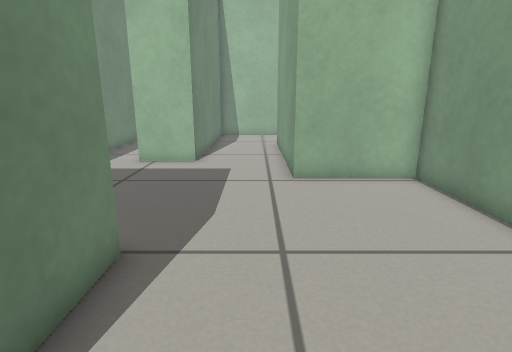
view 1 (above)

16 first-person views from a walk through a Gazebo world. The camera is 0.53 m above the floor, tilts 14° down and sees 80° across. The floor is counted in squares, 0.2 m on a side. Each view is taken from the middle of a square. On the plan, view 1 faces up. The plan holds only what a view shows up to about 20 squares ahead; the rest is blank.

view 2
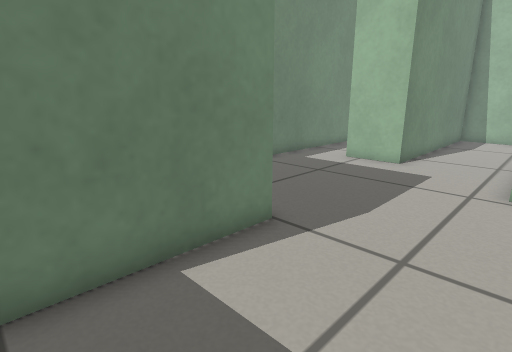

view 3
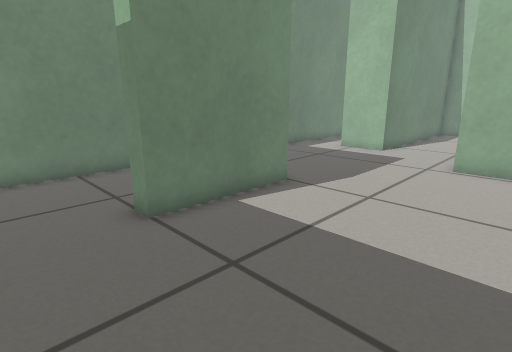

view 4
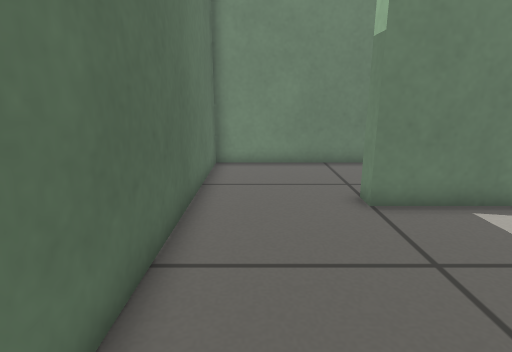

view 5
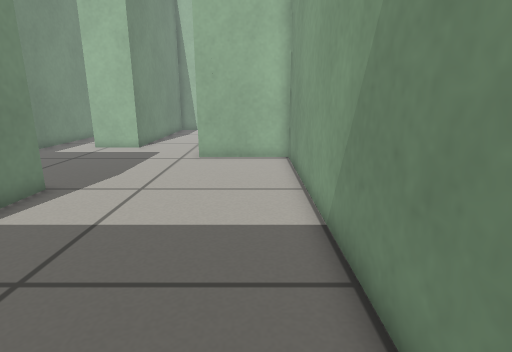

view 6
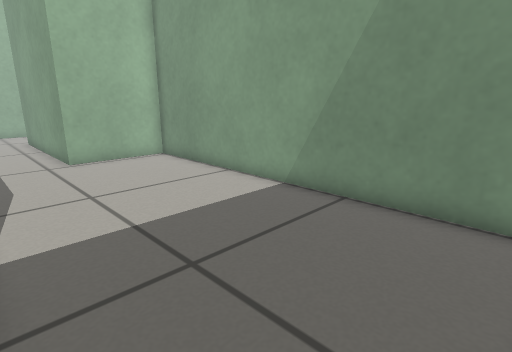

view 7
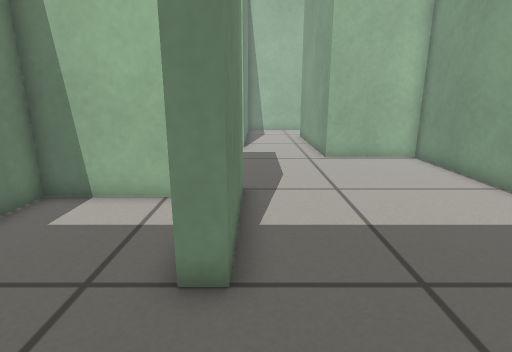

view 8
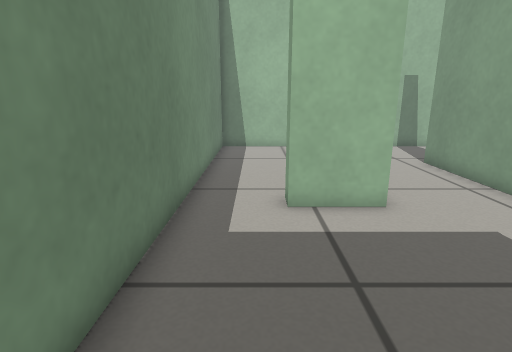

view 9
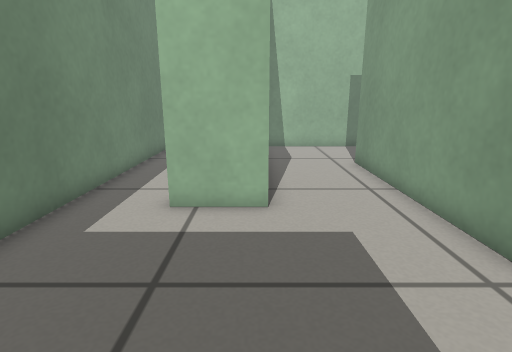

view 10
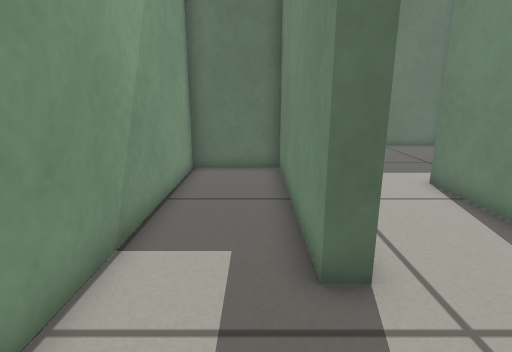

view 11
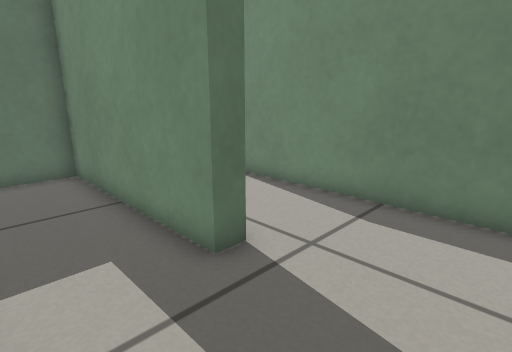

view 12
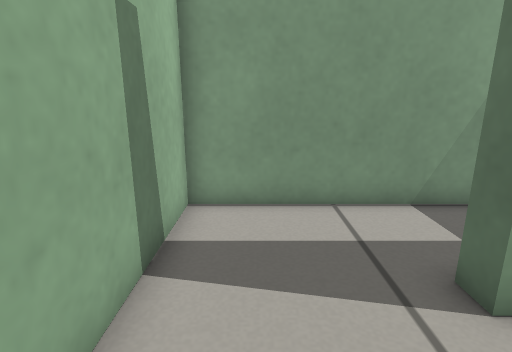

view 13
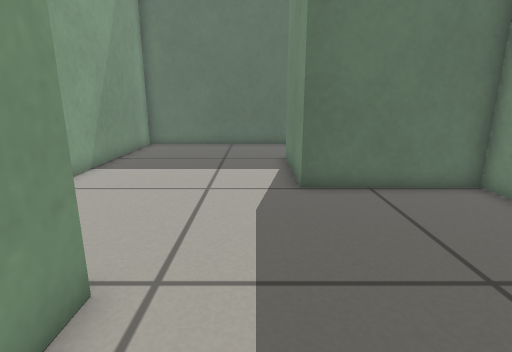

view 14
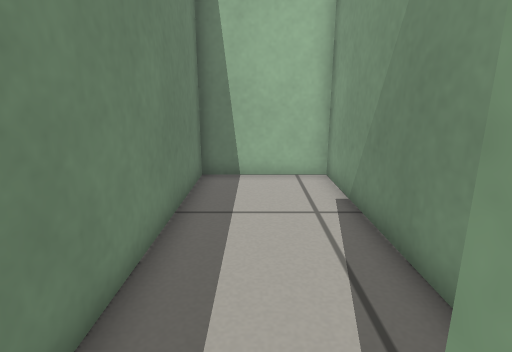

view 15
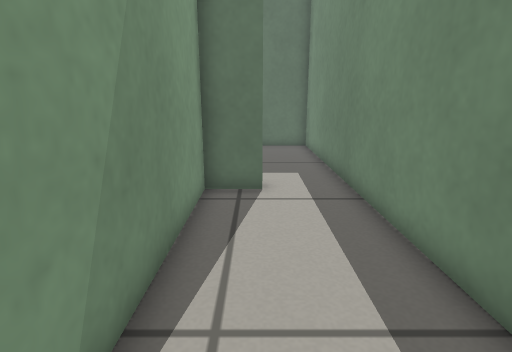

view 16
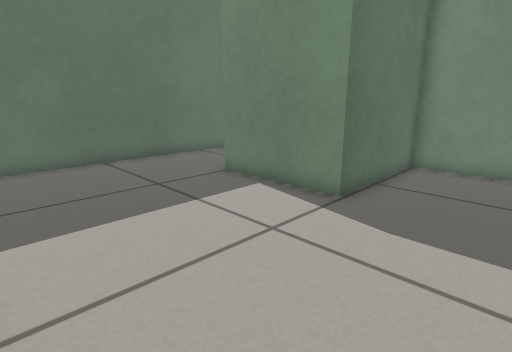

### Floor plan
Ten units are one square. View 1 is at (0, 0); x grows to the right and y downward. Boxes are objects, and circles mark ways between rooms. Rooms are numbered by the first view taken in them; rooms with no view inside come last. Other rooms are left out.
<svg viewBox="-85 -243 145 295">
<path fill="none" stroke="#000" d="M-80 -146 -80 -49 -24 -49 -24 1 -32 1M-35 47 55 47 55 -103 13 -103 13 -190M5 -238 -27 -238 -27 -133 -52 -133 -52 -141M13 -190 20 -190 20 -110 55 -110 55 -238 5 -238M-52 -141 -34 -141 -34 -238 -80 -238 -80 -146M-42 -42 -80 -42 -80 47 -35 47"/>
<circle cx="15" cy="-215" r="3" fill="#2a7"/>
<circle cx="-65" cy="-140" r="3" fill="#2a7"/>
<circle cx="-30" cy="25" r="3" fill="#2a7"/>
<text x="0" y="-70">1</text>
<text x="40" y="-180">2</text>
<text x="-60" y="-190">3</text>
<text x="-60" y="0">4</text>
</svg>
Room 1 opens to room 2. Room 1 opens to room 3. Room 1 opens to room 4.

Where each view was taken, in squares from view 1:
view 1: 0 up, 0 right, facing up
view 2: 0 up, 2 right, facing up-left
view 3: 3 down, 4 right, facing up-left
view 4: 3 down, 5 right, facing left
view 5: 4 down, 4 right, facing up
view 6: 4 down, 2 left, facing up-right
view 7: 4 down, 2 left, facing up
view 8: 6 up, 6 left, facing up
view 9: 6 up, 3 left, facing up
view 10: 23 up, 3 right, facing down
view 11: 23 up, 5 right, facing down-left
view 12: 22 up, 2 left, facing right
view 13: 14 up, 1 left, facing down
view 14: 13 up, 6 left, facing up
view 15: 23 up, 5 left, facing down
view 16: 9 up, 5 right, facing down-left
